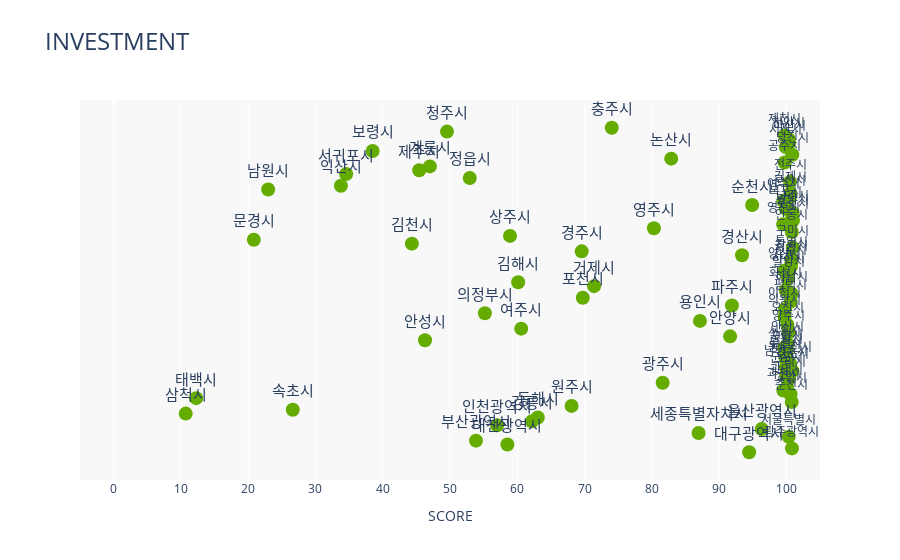

Notebook cell for this chart:
### Code cell
# 투자
modified_plot(ps, 'Investment', 'rgba(101, 172, 0, 1)')

### Figure 1 — Plotly figure (JSON) as saved in the notebook; plotly's stock layout.template omitted (floating-point values rounded to 4 significant figures)
{"data": [{"customdata": [94, 100, 58, 54, 100, 86, 96, 56, 62, 63, 11, 26, 68, 100, 12, 100, 100, 100, 82, 100, 100, 100, 100, 100, 100, 100, 100, 100, 100, 46, 91, 100, 60, 100, 87, 100, 55, 100, 91, 100, 69, 100, 100, 71, 60, 100, 100, 100, 100, 100, 100, 93, 70, 100, 44, 21, 59, 100, 80, 100, 100, 100, 100, 100, 95, 100, 100, 100, 22, 33, 100, 53, 35, 45, 47, 100, 83, 100, 39, 100, 100, 100, 100, 50, 74], "hovertemplate": "<b>%{text}</b><br>Investment: %{customdata}<extra></extra>", "legendgroup": "", "marker": {"color": "rgba(101, 172, 0, 1)", "size": 14, "symbol": "circle"}, "mode": "markers+text", "name": "", "orientation": "h", "showlegend": false, "text": ["대구광역시", "광주광역시", "대전광역시", "부산광역시", "서울특별시", "세종특별자치시", "울산광역시", "인천광역시", "강릉시", "동해시", "삼척시", "속초시", "원주시", "춘천시", "태백시", "고양시", "과천시", "광명시", "광주시", "구리시", "군포시", "김포시", "남양주시", "동두천시", "부천시", "성남시", "수원시", "시흥시", "안산시", "안성시", "안양시", "양주시", "여주시", "오산시", "용인시", "의왕시", "의정부시", "이천시", "파주시", "평택시", "포천시", "하남시", "화성시", "거제시", "김해시", "밀양시", "사천시", "양산시", "진주시", "창원시", "통영시", "경산시", "경주시", "구미시", "김천시", "문경시", "상주시", "안동시", "영주시", "영천시", "포항시", "광양시", "나주시", "목포시", "순천시", "여수시", "군산시", "김제시", "남원시", "익산시", "전주시", "정읍시", "서귀포시", "제주시", "계룡시", "공주시", "논산시", "당진시", "보령시", "서산시", "아산시", "천안시", "제천시", "청주시", "충주시"], "textfont": {"size": [15, 12, 15, 15, 12, 15, 15, 15, 15, 15, 15, 15, 15, 12, 15, 12, 12, 12, 15, 12, 12, 12, 12, 12, 12, 12, 12, 12, 12, 15, 15, 12, 15, 12, 15, 12, 15, 12, 15, 12, 15, 12, 12, 15, 15, 12, 12, 12, 12, 12, 12, 15, 15, 12, 15, 15, 15, 12, 15, 12, 12, 12, 12, 12, 15, 12, 12, 12, 15, 15, 12, 15, 15, 15, 15, 12, 15, 12, 15, 12, 12, 12, 12, 15, 15]}, "textposition": "top center", "type": "scatter", "x": [94.47, 100.8, 58.53, 53.87, 100.4, 86.95, 96.33, 57.0, 62.17, 63.05, 10.72, 26.63, 68.08, 100.8, 12.27, 100.6, 99.55, 100.1, 81.61, 100.4, 99.98, 100.9, 99.94, 100.5, 99.93, 99.97, 100.0, 99.69, 100.2, 46.29, 91.64, 100.3, 60.58, 100.1, 87.16, 99.73, 55.18, 99.79, 91.91, 100.6, 69.74, 100.8, 99.91, 71.42, 60.13, 100.2, 100.3, 99.72, 100.7, 100.7, 100.8, 93.41, 69.58, 101.0, 44.33, 20.84, 58.92, 100.8, 80.31, 99.52, 101.0, 100.9, 100.9, 99.93, 94.91, 99.56, 100.5, 100.6, 22.97, 33.78, 100.5, 52.94, 34.56, 45.42, 47.01, 99.76, 82.89, 100.9, 38.5, 99.92, 100.4, 100.4, 99.76, 49.56, 74.05], "xaxis": "x", "y": [0, 1, 2, 3, 4, 5, 6, 7, 8, 9, 10, 11, 12, 13, 14, 15, 16, 17, 18, 19, 20, 21, 22, 23, 24, 25, 26, 27, 28, 29, 30, 31, 32, 33, 34, 35, 36, 37, 38, 39, 40, 41, 42, 43, 44, 45, 46, 47, 48, 49, 50, 51, 52, 53, 54, 55, 56, 57, 58, 59, 60, 61, 62, 63, 64, 65, 66, 67, 68, 69, 70, 71, 72, 73, 74, 75, 76, 77, 78, 79, 80, 81, 82, 83, 84], "yaxis": "y"}], "layout": {"legend": {"tracegroupgap": 0}, "plot_bgcolor": "rgba(242, 242, 242, 0.5)", "title": {"font": {"size": 24}, "text": "INVESTMENT"}, "xaxis": {"anchor": "y", "domain": [0, 1], "dtick": 10, "range": [-5, 105], "tick0": 0, "tickmode": "linear", "title": {"text": "SCORE"}}, "yaxis": {"anchor": "x", "domain": [0, 1], "title": {"text": "index"}, "visible": false}}}
